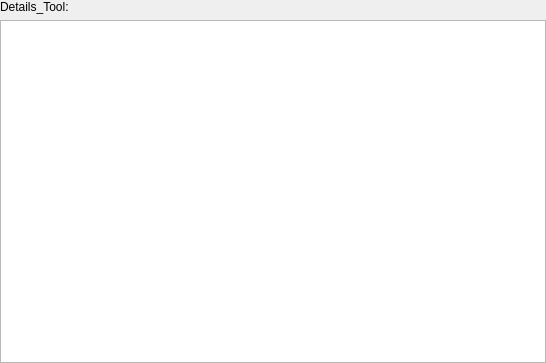
<?xml version="1.0" encoding="UTF-8"?>
<ui version="4.0">
 <class>Form</class>
 <widget class="QWidget" name="Form">
  <property name="geometry">
   <rect>
    <x>0</x>
    <y>0</y>
    <width>546</width>
    <height>363</height>
   </rect>
  </property>
  <property name="minimumSize">
   <size>
    <width>546</width>
    <height>0</height>
   </size>
  </property>
  <property name="windowTitle">
   <string>Form</string>
  </property>
  <layout class="QVBoxLayout" name="verticalLayout">
   <property name="leftMargin">
    <number>0</number>
   </property>
   <property name="topMargin">
    <number>0</number>
   </property>
   <property name="rightMargin">
    <number>0</number>
   </property>
   <property name="bottomMargin">
    <number>0</number>
   </property>
   <item>
    <widget class="QLabel" name="label">
     <property name="text">
      <string>Details_Tool:</string>
     </property>
    </widget>
   </item>
   <item>
    <widget class="QTableWidget" name="detail_table"/>
   </item>
  </layout>
 </widget>
 <resources/>
 <connections/>
</ui>
